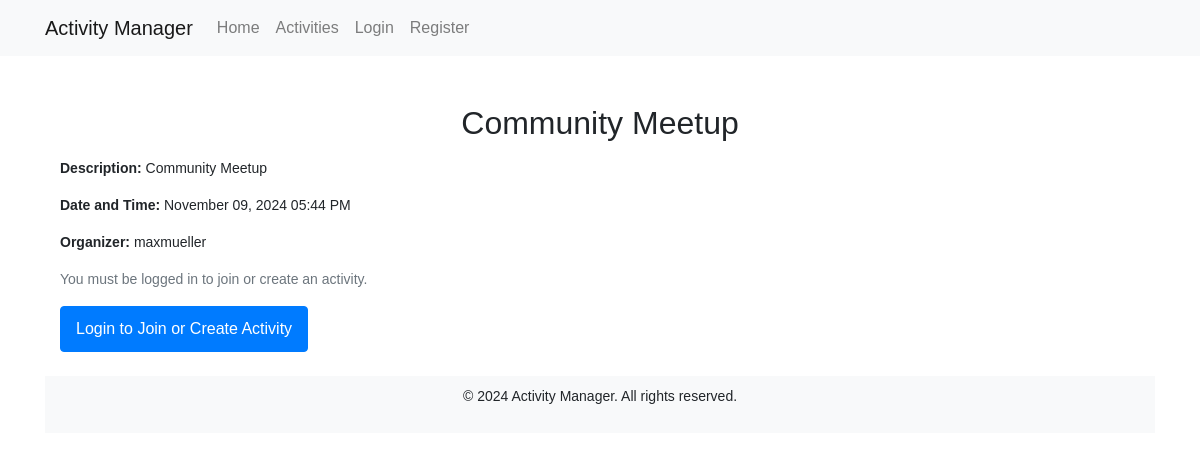
/activity/1, run on the app's committed database.
### app/models.py (models this page shows)
class Activity(db.Model):
    id = db.Column(db.Integer, primary_key=True)
    activity_name = db.Column(db.String(150), nullable=False)
    description = db.Column(db.String(300))
    date_time = db.Column(db.DateTime, nullable=False)  # Updated column
    organizer_id = db.Column(db.Integer, db.ForeignKey('user.id'), nullable=False)
    participants = db.relationship('Participation', backref='activity', lazy=True)

class User(UserMixin, db.Model):
    id = db.Column(db.Integer, primary_key=True)
    firstname = db.Column(db.String(150), nullable=False)
    lastname = db.Column(db.String(150), nullable=False)
    mobilenumber = db.Column(db.String(20), nullable=False)  # Changed to String for country code support
    username = db.Column(db.String(150), unique=True, nullable=False)
    email = db.Column(db.String(150), unique=True, nullable=False)
    password = db.Column(db.String(150), nullable=False)
    country = db.Column(db.String(100), nullable=False)
    city = db.Column(db.String(100), nullable=False)
    street = db.Column(db.String(200), nullable=False)
    activities = db.relationship('Activity', backref='organizer', lazy=True)
    joined_activities = db.relationship('Participation', backref='participant', lazy=True)

### app/routes.py (the view)
@main.route('/activity/<int:activity_id>')
def activity_detail(activity_id):
    activity = Activity.query.get(activity_id)
    if not activity:
        flash('Activity not found!', 'danger')
        return redirect(url_for('main.index'))
    return render_template('activity_detail.html', activity=activity)

### app/templates/activity_detail.html (shortened to what this page needs)
{% extends 'base.html' %}
{% block content %}
<div class="container mt-5 activity-detail">
  <h2 class="text-center">{{ activity.activity_name }}</h2>
  <p class="description">
    <strong>Description:</strong> {{ activity.description }}
  </p>
  <p class="date-time">
    <strong>Date and Time:</strong> {{ activity.date_time.strftime('%B %d, %Y %I:%M %p') }}
  </p>
  <p class="organizer">
    <strong>Organizer:</strong> {{ activity.organizer.username }}
  </p>
  {% if current_user.is_authenticated %}
    {% if activity.organizer_id == current_user.id %}
    <div class="action-buttons mb-3">
      <a href="{{ url_for('main.update_activity', activity_id=activity.id) }}" class="btn btn-primary">Update Activity</a>
      <form method="POST" action="{{ url_for('main.delete_activity', activity_id=activity.id) }}" style="display: inline;">
        <button type="submit" class="btn btn-danger">Delete Activity</button>
      </form>
    </div>
    {% else %}
      {% if activity.id not in user_participation %}
        <a href="{{ url_for('main.join_activity', activity_id=activity.id) }}" class="btn btn-primary">Join Activity</a>
      {% else %}
        <span class="badge bg-secondary">You have already joined this activity.</span>
      {% endif %}
    {% endif %}
  {% else %}
  <div class="action-buttons mb-3">
    <p class="text-muted">You must be logged in to join or create an activity.</p>
    <a href="{{ url_for('main.activities') }}" class="btn btn-primary">Login to Join or Create Activity</a>
  </div>
  {% endif %}
{% endblock %}

### app/static/style.css (style rules this page uses)
body { font-family: Arial, sans-serif; }
button[type="submit"], .btn { padding: 10px 15px; border-radius: 0.25rem; }
h2 { font-size: 2rem; margin-bottom: 1rem; }
p { font-size: 14px; }
.mt-5 { margin-top: 3rem !important; }
.text-center { text-align: center !important; }

### data on the page
Activity: activity_name "Community Meetup", description "Community Meetup", date_time "November 09, 2024 05:44 PM"
User: organizer.username "maxmueller"
